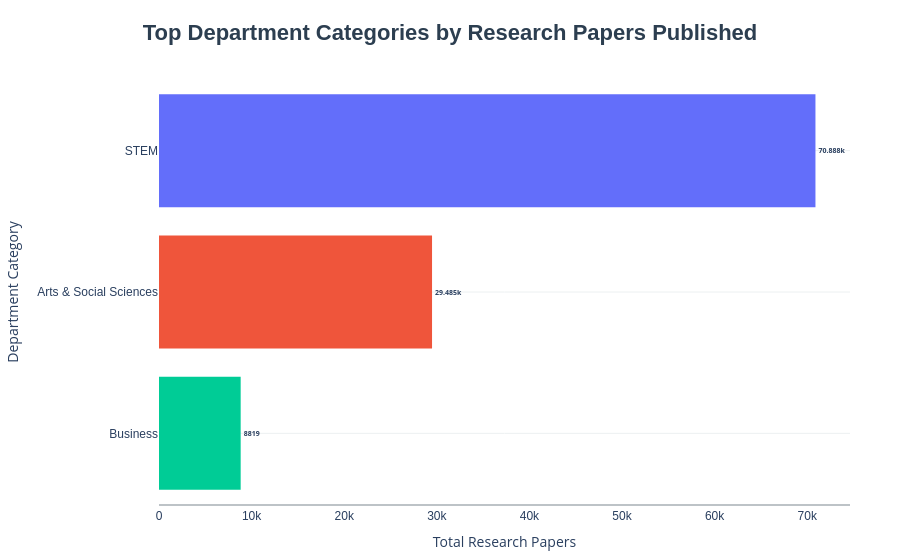

Notebook code for this chart:
### Code cell
research_dept = c_uni_data.groupby('Department_Category', observed=False)['Research_Papers_Published'].sum().reset_index()
research_dept = research_dept.sort_values(
    by="Research_Papers_Published", ascending=False
).head(10)
fig = px.bar(
    research_dept,
    x='Research_Papers_Published',
    y='Department_Category',
    orientation='h',
    color='Department_Category',
    text_auto=True,
    title="<b>Top Department Categories by Research Papers Published</b>",
    labels={
        "Research_Papers_Published": "Total Research Papers",
        "Department_Category": "Department Category",
    },
    color_discrete_sequence=px.colors.qualitative.Plotly
)
fig.update_layout(
    title_font=dict(size=22, family="Arial", color="#2c3e50"),
    title_x=0.5,  
    showlegend=False,  
    plot_bgcolor="rgba(0,0,0,0)",  
    paper_bgcolor="rgba(0,0,0,0)",
    margin=dict(l=50, r=50, t=80, b=50),  
)

fig.update_xaxes(
    showline=True,
    linewidth=2,
    linecolor="#bdc3c7",
    gridcolor="rgba(0,0,0,0)",  
    tickfont=dict(size=12, family="Arial"),
)

fig.update_yaxes(
    showgrid=True,
    gridcolor="#ecf0f1",  
    tickfont=dict(size=12, family="Arial"),
)

fig.update_traces(
    textposition="outside",  
    textfont=dict(size=7, weight="bold"),  
    marker_line_color="rgba(0,0,0,0)",  
)

fig.show()

### Figure 1 — Plotly figure (JSON) as saved in the notebook; plotly's stock layout.template omitted (floating-point values rounded to 4 significant figures)
{"data": [{"hovertemplate": "Department Category=%{y}<br>Total Research Papers=%{x}<extra></extra>", "legendgroup": "STEM", "marker": {"color": "#636EFA", "line": {"color": "rgba(0,0,0,0)"}, "pattern": {"shape": ""}}, "name": "STEM", "orientation": "h", "showlegend": true, "textfont": {"size": 7, "weight": "bold"}, "textposition": "outside", "texttemplate": "%{x}", "type": "bar", "x": [70890.0], "xaxis": "x", "y": ["STEM"], "yaxis": "y"}, {"hovertemplate": "Department Category=%{y}<br>Total Research Papers=%{x}<extra></extra>", "legendgroup": "Arts & Social Sciences", "marker": {"color": "#EF553B", "line": {"color": "rgba(0,0,0,0)"}, "pattern": {"shape": ""}}, "name": "Arts & Social Sciences", "orientation": "h", "showlegend": true, "textfont": {"size": 7, "weight": "bold"}, "textposition": "outside", "texttemplate": "%{x}", "type": "bar", "x": [29480.0], "xaxis": "x", "y": ["Arts & Social Sciences"], "yaxis": "y"}, {"hovertemplate": "Department Category=%{y}<br>Total Research Papers=%{x}<extra></extra>", "legendgroup": "Business", "marker": {"color": "#00CC96", "line": {"color": "rgba(0,0,0,0)"}, "pattern": {"shape": ""}}, "name": "Business", "orientation": "h", "showlegend": true, "textfont": {"size": 7, "weight": "bold"}, "textposition": "outside", "texttemplate": "%{x}", "type": "bar", "x": [8819.0], "xaxis": "x", "y": ["Business"], "yaxis": "y"}], "layout": {"barmode": "relative", "legend": {"title": {"text": "Department Category"}, "tracegroupgap": 0}, "margin": {"b": 50, "l": 50, "r": 50, "t": 80}, "paper_bgcolor": "rgba(0,0,0,0)", "plot_bgcolor": "rgba(0,0,0,0)", "showlegend": false, "title": {"font": {"color": "#2c3e50", "family": "Arial", "size": 22}, "text": "<b>Top Department Categories by Research Papers Published</b>", "x": 0.5}, "xaxis": {"anchor": "y", "domain": [0, 1], "gridcolor": "rgba(0,0,0,0)", "linecolor": "#bdc3c7", "linewidth": 2, "showline": true, "tickfont": {"family": "Arial", "size": 12}, "title": {"text": "Total Research Papers"}}, "yaxis": {"anchor": "x", "categoryarray": ["Business", "Arts & Social Sciences", "STEM"], "categoryorder": "array", "domain": [0, 1], "gridcolor": "#ecf0f1", "showgrid": true, "tickfont": {"family": "Arial", "size": 12}, "title": {"text": "Department Category"}}}}
